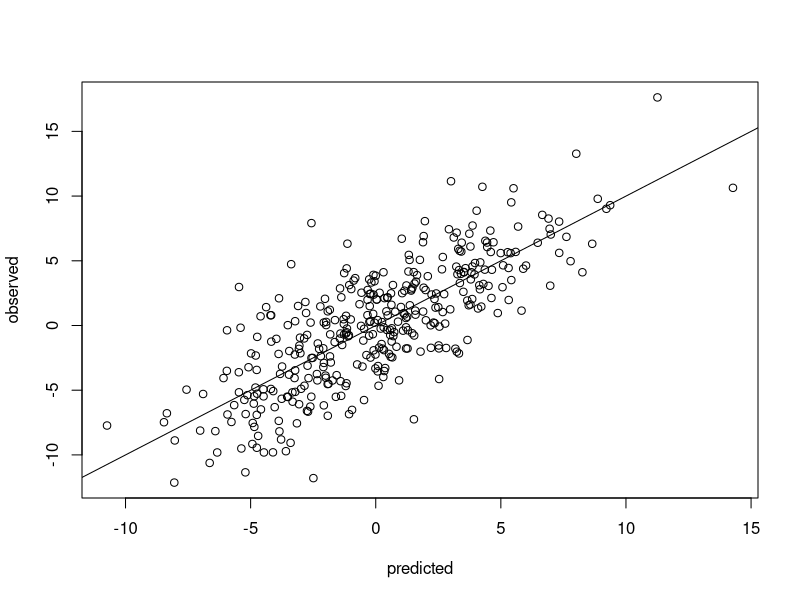

Write the R code that produced this figure.
## ---- chunk 1
# Create predictor variables
set.seed(10)
pop = 9000
x1 = rnorm(pop)
x2 = rnorm(pop)
x3 = rnorm(pop)

# Create noise
noise = rnorm(pop,0,3)

# Generate responce: additive model plus noise, intercept = 0
y = 2*x1 + x2 + 3*x3 + noise

# Organize predictors and responce in data frame
pop_data = data.frame(y, x1, x2, x3)

head(pop_data)

## ---- chunk 2
# Create sample population
n = 375
samp = pop_data[sample(nrow(pop_data), n), ]
# Create model(s)
mod = lm(y ~ x1 + x2 + x3, data=samp)

summary(mod)

## ---- chunk 3
# Altered leaveOneOut script from original
LeaveOneOut = function(data, model) {
  matrixCoef = matrix(NA, nrow=nrow(data), ncol=length(coef(model)))
  colnames(matrixCoef) = names(coef(model))
  predicted = NULL
  rSquared = NULL
  for(i in 1:nrow(data)) {
    trainSet = data[-i,]
    testSet = data[i,]
    trainMod = update(model, data=trainSet)
    matrixCoef[i, ] = coef(trainMod)
    predicted[i] = predict(trainMod, newdata = testSet)
    rSquared[i] = summary(trainMod)$r.squared
  }
  observed = residuals(mod) + predict(mod)
  finalMatrix = data.frame(matrixCoef, predicted, observed, rSquared)
  names(finalMatrix)[1] = 'intercept'
  return(finalMatrix)
}

fit_mod = lm(y ~ x1 + x2 + x3, data=samp)
resultsMatrix = LeaveOneOut(samp, fit_mod)

plot(observed ~ predicted, data=resultsMatrix)
abline(a=0, b=1)

head(resultsMatrix)
